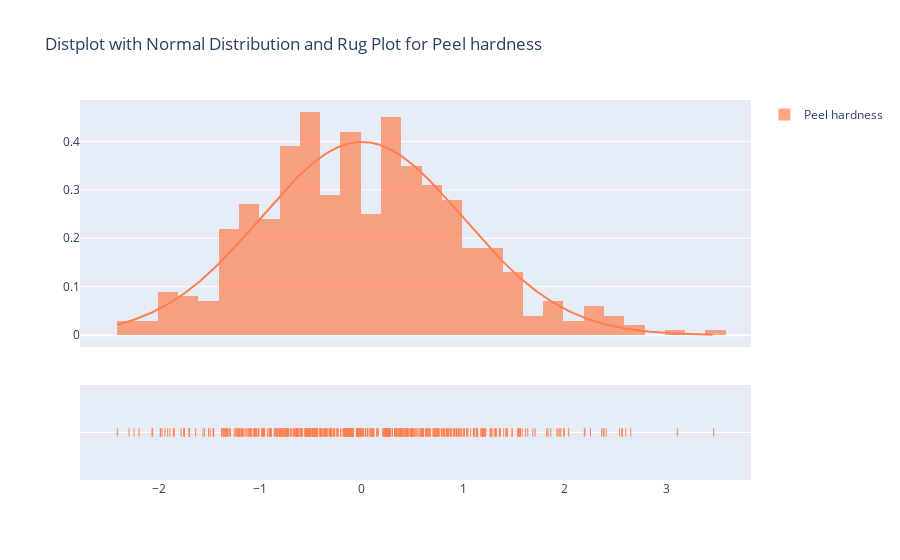

The notebook cell saved with this chart:
### Markdown cell above
## Visualization after feature engineering

This is a section to visualize the transformed data using:
* distplot with normal distribution, with also histogram and rug plot for each feature
* distribution with histogram and box plot for each feature, including meand and std values
* scatter plots with target column comparison

### Code cell
# Distplot with Normal Distribution among ['Weight', 'Average diameter', 'Average length', 'Peel hardness', 'Sweetness']]

feature_to_viz = 'Peel hardness'

plot_feature_kde(df_standard_transformed, feature_to_viz, bin=0.2)

### Figure 1 — Plotly figure (JSON) as saved in the notebook; plotly's stock layout.template omitted (floating-point values rounded to 4 significant figures; data arrays with more than 128 entries replaced by an {"elided": "..."} marker saying what was removed)
{"data": [{"autobinx": false, "histnorm": "probability density", "legendgroup": "Peel hardness", "marker": {"color": "coral"}, "name": "Peel hardness", "opacity": 0.7, "type": "histogram", "x": {"elided": "500 float values"}, "xaxis": "x", "xbins": {"end": 3.47, "size": 0.2, "start": -2.412}, "yaxis": "y"}, {"legendgroup": "Peel hardness", "marker": {"color": "coral"}, "mode": "lines", "name": "Peel hardness", "showlegend": false, "type": "scatter", "x": {"elided": "500 float values"}, "xaxis": "x", "y": {"elided": "500 float values"}, "yaxis": "y"}, {"legendgroup": "Peel hardness", "marker": {"color": "coral", "symbol": "line-ns-open"}, "mode": "markers", "name": "Peel hardness", "showlegend": false, "type": "scatter", "x": {"elided": "500 float values"}, "xaxis": "x", "y": {"elided": "500 str values"}, "yaxis": "y2"}], "layout": {"barmode": "overlay", "hovermode": "closest", "legend": {"traceorder": "reversed"}, "title": {"text": "Distplot with Normal Distribution and Rug Plot for Peel hardness"}, "xaxis": {"anchor": "y2", "domain": [0, 1], "zeroline": false}, "yaxis": {"anchor": "free", "domain": [0.35, 1], "position": 0}, "yaxis2": {"anchor": "x", "domain": [0, 0.25], "dtick": 1, "showticklabels": false}}}
